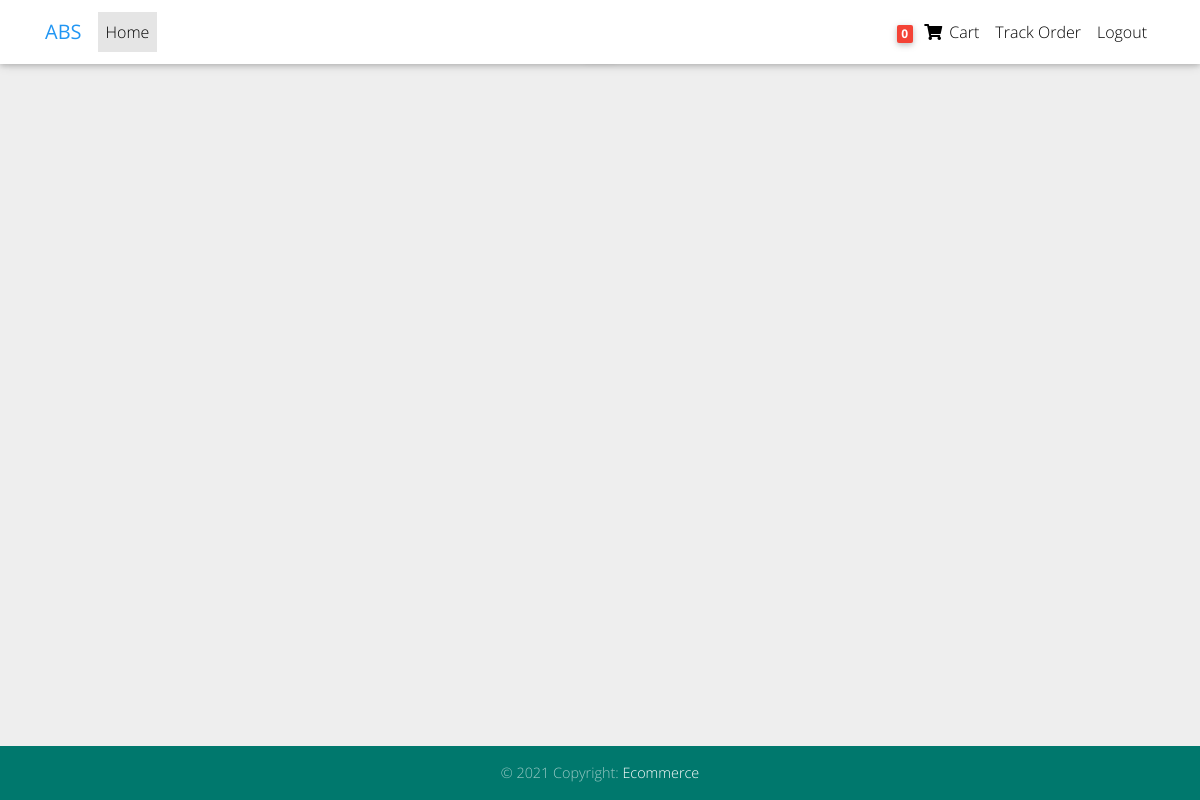
The app's page /orders/ (signed in), older data.
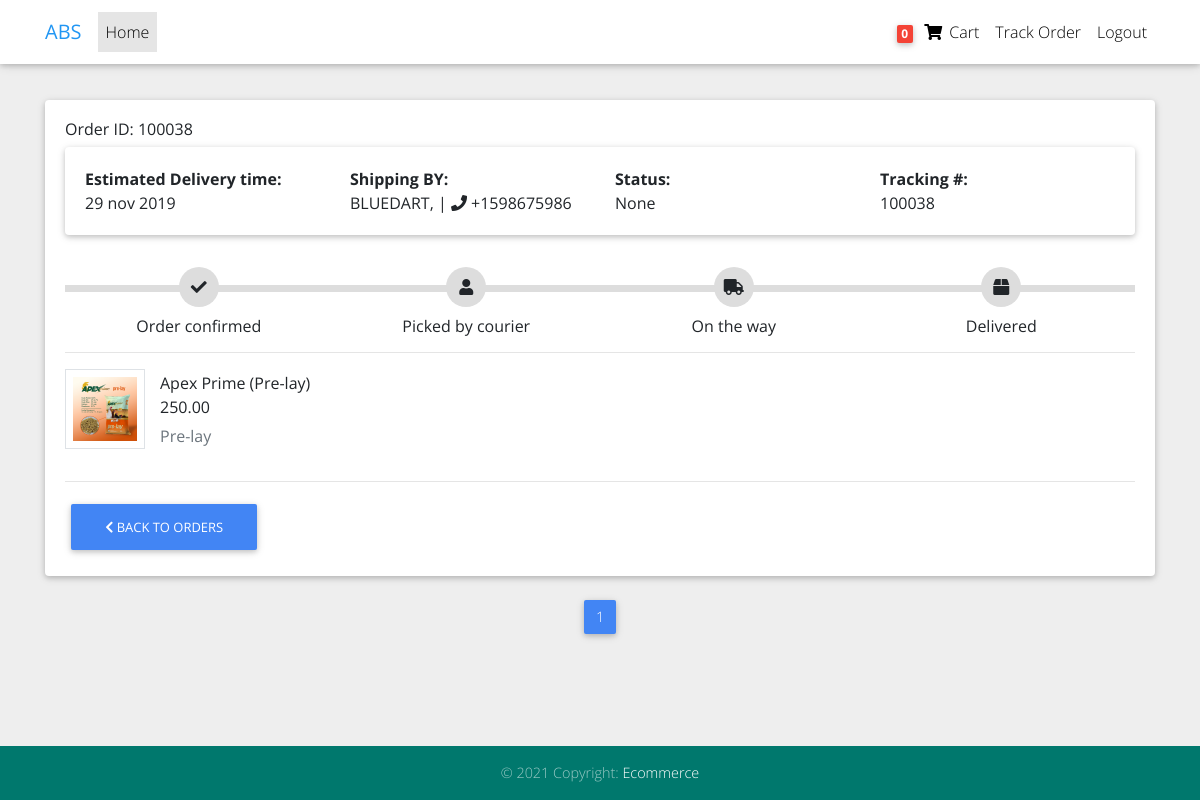
The same page, newer data.
### store/models.py (models this page shows, shortened)
class Order(models.Model):
    status_list = (
        ('1','Order confirmed'),
        ('2','Picked by courier'),
        ('3','On the way'),
        ('4','Delivered'),
        ('5','Cancelled'),
    )
    customer = models.ForeignKey(Customer,on_delete=models.SET_NULL,blank=True,null=True)
    date_ordered = models.DateTimeField(auto_now_add=True)
    complete = models.BooleanField(default=False,null=True,blank=False)
    transaction_id = models.CharField(max_length=200,null=True,unique=True)
    status = models.CharField(max_length=80,blank=True,null=True,choices=status_list)
    @property
    def get_cart_items(self):
        total = 0
        orderitems = self.orderitem_set.all()
        total = sum([item.quantity for item in orderitems])
        return total

class OrderItem(models.Model):
    product = models.ForeignKey(Product,on_delete=models.SET_NULL,blank=True,null=True)
    order = models.ForeignKey(Order,on_delete=models.SET_NULL,blank=True,null=True)
    quantity = models.IntegerField(default=0,null=True,blank=True,validators=[MinValueValidator(0)])
    date_added = models.DateTimeField(auto_now_add=True)

class Product(models.Model):
    cat_list = (
        ('1','Grower'),
        ('2','Pre-lay')
    )
    name = models.CharField(max_length=200)
    category = models.CharField(max_length=200,choices=cat_list)
    price = models.DecimalField(max_digits=10,decimal_places=2)
    image = models.ImageField(null=True,blank=True)
    description = models.TextField(null=True,blank=True)
    @property
    def imgURL(self):
        url = ''
        try:
            url = self.image.url
        except:
            url = ''
        return url

### store/views.py (the view)
# urls.py: path('orders/', views.track_order,name="track-order"),
@login_required
def track_order(request):
    orders = {}
    order = 0
    cartTotal = 0
    if request.user.is_authenticated:
        try:
            customer = request.user.customer
            orders = Order.objects.filter(customer=customer,complete=True).order_by('-date_ordered')
            order = Order.objects.get(customer=customer,complete=False)
            cartTotal = order.get_cart_items
        except:
            pass
    page_num  = request.GET.get('page',1)
    paginator = Paginator(orders,2)
    try:
        page = paginator.page(page_num)
    except EmptyPage:
        page = paginator.page(1)
    context = {
        'orders':page,
        'cartTotal':cartTotal,
        'pages':page
    }
    return render(request,'store/track_order.html',context)

### store/templates/store/track_order.html (shortened to what this page needs)
{% extends 'store/base.html' %}
{% load static %}
{% block content %}
<link href="{% static 'css/track_order.css' %}" rel="stylesheet">
<div class="container">
    {% for order in orders %}
    <article class="card" id="trackorder" >
        <div class="card-body">
            <h6>Order ID: {{order.transaction_id}}</h6>
            <article class="card">
                <div class="card-body row">
                    <div class="col"> <strong>Estimated Delivery time:</strong> <br>29 nov 2019 </div>
                    <div class="col"> <strong>Shipping BY:</strong> <br> BLUEDART, | <i class="fa fa-phone"></i>
                        +1598675986 </div>
                    <div class="col"> <strong>Status:</strong> <br> {{order.get_status_display}}</div>
                    <div class="col"> <strong>Tracking #:</strong> <br>{{order.transaction_id}}</div>
                </div>
            </article>
            <div class="track tracker" data-order="{{order.id}}" data-status="{{order.status}}">
                <div class="step"> <span class="icon"> <i class="fa fa-check"></i> </span> <span
                        class="text">Order confirmed</span> </div>
                <div class="step"> <span class="icon"> <i class="fa fa-user"></i> </span> <span class="text">
                        Picked by courier</span> </div>
                <div class="step"> <span class="icon"> <i class="fa fa-truck"></i> </span> <span class="text"> On the
                        way </span> </div>
                <div class="step"> <span class="icon"> <i class="fa fa-box"></i> </span> <span class="text">Delivered</span> </div>
            </div>
            <hr>
            <ul class="row">
                {% for item in order.orderitem_set.all %}
                <li class="col-md-4">
                    <figure class="itemside mb-3">
                        <div class="aside"><img
                                src="{{item.product.imgURL}}"
                                class="img-sm border"></div>
                        <figcaption class="info align-self-center">
                            <p class="title">{{item.product.name}}<br>{{item.product.price}}</p> <span class="text-muted">{{item.product.get_category_display}}
                            </span>
                        </figcaption>
                    </figure>
                </li>
                {% endfor %}
            </ul>
            <hr>
            <a href="{% url 'store' %}" class="btn btn-primary" data-abc="true"> <i class="fa fa-chevron-left"></i> Back to orders</a>
        </div>
    </article>
    {% endfor %}
    <br>
    <nav class="d-flex justify-content-center wow fadeIn">
        <ul class="pagination pg-blue">
          {% for i in pages.paginator.page_range %}
          {% if pages.number == i %}
          <li class="page-item active">
            <a class="page-link" href="?page={{i}}">{{i}}
            </a>
          </li>
          {% else %}
            <li class="page-item">
              <a class="page-link" href="?page={{i}}">{{i}}
                <span class="sr-only">(current)</span>
              </a>
            </li>
          {% endif %}
          {% endfor %}
        </ul>
      </nav>
</div>
{% endblock content %}

### store/templates/store/base.html (shortened to what this page needs)
<!DOCTYPE html>
<html lang="en">
{% load static %}
<head>
    <link rel="stylesheet" href="https://use.fontawesome.com/releases/v5.11.2/css/all.css">
    <link href="{% static 'css/bootstrap.min.css' %} " rel="stylesheet">
    <link href="{% static 'css/mdb.min.css' %}" rel="stylesheet">
    <link href="{% static 'css/style.min.css' %} " rel="stylesheet">
    <link href="{% static 'css/main.css' %} " rel="stylesheet">
</head>
<body>
    {% include 'store/navbar.html' %}
    {% block content %}
    {% endblock content %}
    {% include 'store/footer.html' %}
</body>
</html>

### store/templates/store/scripts.html (shortened to what this page needs)
{% load static %}

### store/templates/store/navbar.html (shortened to what this page needs)
<nav class="navbar fixed-top navbar-expand-lg navbar-light white scrolling-navbar">
    <div class="container">
        <a class="navbar-brand waves-effect" href="{% url 'store' %}" target="_blank">
            <strong class="blue-text">ABS</strong>
        </a>
        <div class="collapse navbar-collapse" id="navbarSupportedContent">
            <ul class="navbar-nav mr-auto">
                <li class="nav-item active">
                    <a class="nav-link waves-effect" href="{% url 'store' %}">Home
                    </a>
                </li>
            </ul>
            <ul class="navbar-nav nav-flex-icons">
                <li class="nav-item">
                    <a class="nav-link waves-effect" href="{% url 'cart' %}">
                        <span class="badge red z-depth-1 mr-1" id="cartTotal">{{cartTotal}}</span>
                        <i class="fas fa-shopping-cart"></i>
                        <span class="clearfix d-none d-sm-inline-block"> Cart </span>
                    </a>
                </li>
            </ul>
            <ul class="navbar-nav nav-flex-icons">
                <li class="nav-item">
                    <a class="nav-link waves-effect" href="{% url 'track-order' %}">Track Order
                    </a>
                </li>
            </ul>
            {% if not request.user.customer %}
            <ul class="navbar-nav nav-flex-icons">
                <li class="nav-item">
                    <a class="nav-link waves-effect" href="{% url 'account_login' %}">Login
                        <span class="sr-only">(current)</span>
                    </a>
                </li>
            </ul>
            {% else %}
            <ul class="navbar-nav nav-flex-icons">
                <li class="nav-item">
                    <a class="nav-link waves-effect" href="{% url 'account_logout' %}">Logout
                    </a>
                </li>
            </ul>
            {% endif %}
        </div>
    </div>
</nav>

### store/templates/store/footer.html
<br>
<br>
<br>
<br>
<footer class="page-footer fixed-bottom text-center font-small mt-4 wow fadeIn" style="background-color:#009688; height: auto;">
    <div class="footer-copyright py-3">
        © 2021 Copyright:
        <a href="http://info.cern.ch/hypertext/WWW/TheProject.html" target="_blank">Ecommerce</a>
    </div>
</footer>

### store/static/css/track_order.css (style rules this page uses)
body { background-color: #eeeeee; font-family: 'Open Sans', serif }
#trackorder { display: flex; margin-top: 100px; }
.track { position: relative; background-color: #ddd; height: 7px; display: -webkit-box; display: -ms-flexbox; display: flex; margin-bottom: 60px; margin-top: 50px }
.track .step { -webkit-box-flex: 1; -ms-flex-positive: 1; flex-grow: 1; width: 25%; margin-top: -18px; text-align: center; position: relative }
.track .step::before { height: 7px; position: absolute; content: ""; width: 100%; left: 0; top: 18px }
.track .icon { display: inline-block; width: 40px; height: 40px; line-height: 40px; position: relative; border-radius: 100%; background: #ddd }
.track .text { display: block; margin-top: 7px }
.itemside { position: relative; display: -webkit-box; display: -ms-flexbox; display: flex; width: 100% }
.itemside .aside { position: relative; -ms-flex-negative: 0; flex-shrink: 0 }
.img-sm { width: 80px; height: 80px; padding: 7px }
ul.row, ul.row-sm { list-style: none; padding: 0 }
.itemside .info { padding-left: 15px; padding-right: 7px }
.itemside .title { display: block; margin-bottom: 5px; color: #212529 }
p { margin-top: 0; margin-bottom: 1rem }

### store/templates/store/base.html (style rules this page uses)
html, body, header, .carousel { height: 60vh; }

Row changes from the older to the newer data that the page shows:
now on this page (row edited): Order: transaction_id "100038", status "None"
added OrderItem: product.imgURL (picture), product.name "Apex Prime (Pre-lay)", product.price "250.00", product.category "Pre-lay"
Text that changed along with them:
new list line: "1"
